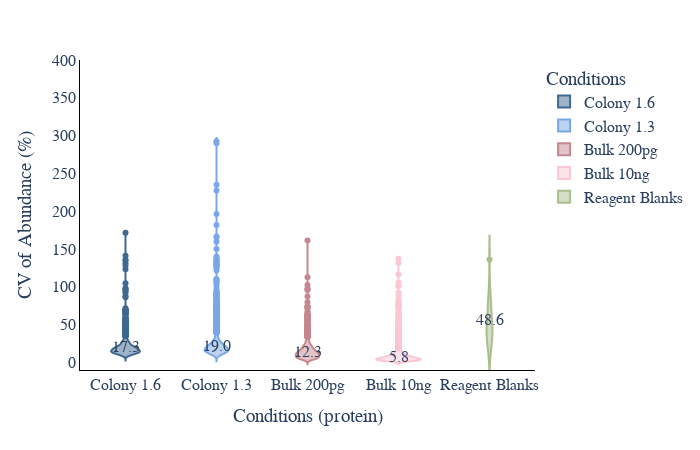

The code cell stored with this chart in its notebook:
### Code cell
# CV violin plot
plot_options={    
        "median label": "True", #only works for total and MS2, can be found in CV_summary if you set WRITE_OUTPUT = True
        "box": False,
        "X Title": "Conditions (protein)",
        "Y Title": "CV of Abundance (%)",
        "color": ["#3E6990", "#7aa8e6","#C6878F", "#fac8d3","#AABD8C", "#E9E3B4",  "#F39B6D", "#C6878F", "pink",
                  "orange", "brown", "pink", "gray", "olive", "cyan", "black","red",
                  "yellow","green","blue","indigo","violet"],
        "width": 700,
        "height": 450,
        "font": dict(size=16, family="Arial black"),
        "ylimits": [-10, 400],
        "CV mode": "MS2",#grouped, total, MS2, grouped_stacked, stacked
        "Group By X": "Gradient Length", #ID_Mode does MS2 vs MBR
        "Group By Color": "Acquisition Mode",#ID_Mode does MS2 vs MBR
        "Group By Stack": "ID_Mode" #ID_Mode does MS2 vs MBR
    }
plot_options["plot_type"] = 1 # 1 is protein, 2 is peptide
figure, _, _ =CV_plots(data_obj, plot_options, saved_settings,username="20min")
figure.show()

### Figure 1 — Plotly figure (JSON) as saved in the notebook; plotly's stock layout.template omitted (floating-point values rounded to 4 significant figures; data arrays with more than 128 entries replaced by an {"elided": "..."} marker saying what was removed)
{"data": [{"alignmentgroup": "True", "box": {"visible": false}, "hovertemplate": "Conditions=%{x}<br>CV=%{y}<extra></extra>", "legendgroup": "Colony 1.6", "marker": {"color": "#3E6990"}, "name": "Colony 1.6", "offsetgroup": "Colony 1.6", "orientation": "v", "scalegroup": "True", "showlegend": true, "type": "violin", "x": {"elided": "2120 str values"}, "x0": " ", "xaxis": "x", "y": {"elided": "2120 float values"}, "y0": " ", "yaxis": "y"}, {"alignmentgroup": "True", "box": {"visible": false}, "hovertemplate": "Conditions=%{x}<br>CV=%{y}<extra></extra>", "legendgroup": "Colony 1.3", "marker": {"color": "#7aa8e6"}, "name": "Colony 1.3", "offsetgroup": "Colony 1.3", "orientation": "v", "scalegroup": "True", "showlegend": true, "type": "violin", "x": {"elided": "1841 str values"}, "x0": " ", "xaxis": "x", "y": {"elided": "1841 float values"}, "y0": " ", "yaxis": "y"}, {"alignmentgroup": "True", "box": {"visible": false}, "hovertemplate": "Conditions=%{x}<br>CV=%{y}<extra></extra>", "legendgroup": "Bulk 200pg", "marker": {"color": "#C6878F"}, "name": "Bulk 200pg", "offsetgroup": "Bulk 200pg", "orientation": "v", "scalegroup": "True", "showlegend": true, "type": "violin", "x": {"elided": "2723 str values"}, "x0": " ", "xaxis": "x", "y": {"elided": "2723 float values"}, "y0": " ", "yaxis": "y"}, {"alignmentgroup": "True", "box": {"visible": false}, "hovertemplate": "Conditions=%{x}<br>CV=%{y}<extra></extra>", "legendgroup": "Bulk 10ng", "marker": {"color": "#fac8d3"}, "name": "Bulk 10ng", "offsetgroup": "Bulk 10ng", "orientation": "v", "scalegroup": "True", "showlegend": true, "type": "violin", "x": {"elided": "5931 str values"}, "x0": " ", "xaxis": "x", "y": {"elided": "5931 float values"}, "y0": " ", "yaxis": "y"}, {"alignmentgroup": "True", "box": {"visible": false}, "hovertemplate": "Conditions=%{x}<br>CV=%{y}<extra></extra>", "legendgroup": "Reagent Blanks", "marker": {"color": "#AABD8C"}, "name": "Reagent Blanks", "offsetgroup": "Reagent Blanks", "orientation": "v", "scalegroup": "True", "showlegend": true, "type": "violin", "x": ["Reagent Blanks", "Reagent Blanks", "Reagent Blanks", "Reagent Blanks", "Reagent Blanks", "Reagent Blanks", "Reagent Blanks", "Reagent Blanks", "Reagent Blanks", "Reagent Blanks", "Reagent Blanks", "Reagent Blanks", "Reagent Blanks", "Reagent Blanks", "Reagent Blanks", "Reagent Blanks", "Reagent Blanks", "Reagent Blanks", "Reagent Blanks", "Reagent Blanks", "Reagent Blanks", "Reagent Blanks"], "x0": " ", "xaxis": "x", "y": [42.66, 33.83, 18.01, 31.12, 65.65, 51.48, 53.25, 82.42, 30.64, 13.06, 30.74, 42.24, 136.0, 77.2, 49.72, 69.11, 86.77, 36.22, 47.54, 89.45, 50.95, 31.78], "y0": " ", "yaxis": "y"}], "layout": {"annotations": [{"showarrow": false, "text": "5.8", "x": "Bulk 10ng", "y": 6.653}, {"showarrow": false, "text": "12.3", "x": "Bulk 200pg", "y": 14.18}, {"showarrow": false, "text": "19.0", "x": "Colony 1.3", "y": 21.84}, {"showarrow": false, "text": "17.3", "x": "Colony 1.6", "y": 19.91}, {"showarrow": false, "text": "48.6", "x": "Reagent Blanks", "y": 55.93}], "font": {"family": "Arial black", "size": 16}, "height": 450, "legend": {"title": {"text": "Conditions"}, "tracegroupgap": 0}, "margin": {"t": 60}, "paper_bgcolor": "white", "plot_bgcolor": "white", "showlegend": true, "violinmode": "overlay", "width": 700, "xaxis": {"anchor": "y", "categoryarray": ["Colony 1.6", "Colony 1.3", "Bulk 200pg", "Bulk 10ng", "Reagent Blanks"], "categoryorder": "array", "domain": [0, 1], "linecolor": "black", "linewidth": 1, "showline": true, "title": {"text": "Conditions (protein)"}}, "yaxis": {"anchor": "x", "domain": [0, 1], "linecolor": "black", "linewidth": 1, "range": [-10, 400], "showline": true, "title": {"text": "CV of Abundance (%)"}}}}
